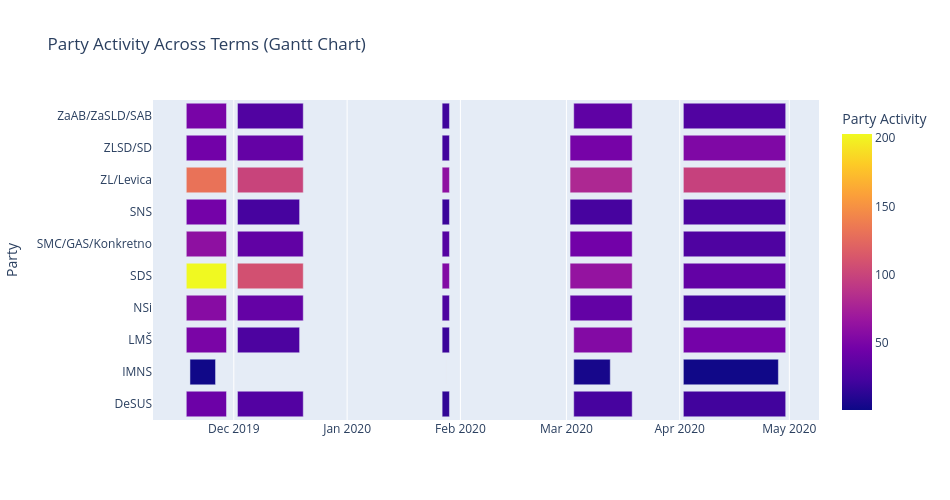

Notebook cell for this chart:
### Code cell
import plotly.express as px
from PIL import Image

def plot_party_activity(df, mode="timeline"):
    if mode=="scatter":  ## Use for sample visualisation, for full dataset, use timeline
        fig = px.scatter(
            activity, 
            x="Start_date", 
            y="Parties", #Can be either Speaker_party for full range of individual parties, or Grouped_parties to emphasise changes in the lifespan of parties 
            size="Speech_count", 
            color="Parties", 
            hover_name="Parties", 
            title="Party activity", 
            labels={"Speech_count": "Speech Count"},
        )
    elif mode=="timeline":
        fig = px.timeline(
            activity,
            x_start="Start_date",
            x_end="End_date",
            y="Parties",
            color="Speech_count",
            title="Party Activity Across Terms (Gantt Chart)",
            labels={"Speech_count": "Party Activity"},
        )
    else:
        raise ValueError("mode must be one of: scatter, bar, heatmap, timeline")
    fig.update_layout(
        height=500,  
        width=950,
        yaxis_title="Party",
        xaxis_title="")
    return fig

#fig.write_image("path.png")


fig = plot_party_activity(activity, mode="timeline")
fig.show()

### Figure 1 — Plotly figure (JSON) as saved in the notebook; plotly's stock layout.template omitted (floating-point values rounded to 4 significant figures)
{"data": [{"base": ["2019-11-18T00:00:00.000000000", "2019-12-02T00:00:00.000000000", "2020-01-27T00:00:00.000000000", "2020-03-03T00:00:00.000000000", "2020-04-02T00:00:00.000000000", "2019-11-19T00:00:00.000000000", "2019-12-02T00:00:00.000000000", "2020-01-28T00:00:00.000000000", "2020-03-03T00:00:00.000000000", "2020-04-02T00:00:00.000000000", "2019-11-18T00:00:00.000000000", "2019-12-02T00:00:00.000000000", "2020-01-27T00:00:00.000000000", "2020-03-03T00:00:00.000000000", "2020-04-02T00:00:00.000000000", "2019-11-18T00:00:00.000000000", "2019-12-02T00:00:00.000000000", "2020-01-27T00:00:00.000000000", "2020-03-02T00:00:00.000000000", "2020-04-02T00:00:00.000000000", "2019-11-18T00:00:00.000000000", "2019-12-02T00:00:00.000000000", "2020-01-27T00:00:00.000000000", "2020-03-02T00:00:00.000000000", "2020-04-02T00:00:00.000000000", "2019-11-18T00:00:00.000000000", "2019-12-02T00:00:00.000000000", "2020-01-27T00:00:00.000000000", "2020-03-02T00:00:00.000000000", "2020-04-02T00:00:00.000000000", "2019-11-18T00:00:00.000000000", "2019-12-02T00:00:00.000000000", "2020-01-27T00:00:00.000000000", "2020-03-02T00:00:00.000000000", "2020-04-02T00:00:00.000000000", "2019-11-18T00:00:00.000000000", "2019-12-02T00:00:00.000000000", "2020-01-27T00:00:00.000000000", "2020-03-02T00:00:00.000000000", "2020-04-02T00:00:00.000000000", "2019-11-18T00:00:00.000000000", "2019-12-02T00:00:00.000000000", "2020-01-27T00:00:00.000000000", "2020-03-02T00:00:00.000000000", "2020-04-02T00:00:00.000000000", "2019-11-18T00:00:00.000000000", "2019-12-02T00:00:00.000000000", "2020-01-27T00:00:00.000000000", "2020-03-03T00:00:00.000000000", "2020-04-02T00:00:00.000000000"], "hovertemplate": "Start_date=%{base}<br>End_date=%{x}<br>Parties=%{y}<br>Party Activity=%{marker.color}<extra></extra>", "legendgroup": "", "marker": {"color": [43, 30, 15, 24, 22, 2, 1, 1, 5, 2, 50, 27, 19, 55, 47, 57, 39, 27, 38, 22, 203, 108, 54, 64, 38, 61, 37, 31, 46, 28, 47, 24, 19, 24, 26, 131, 100, 61, 80, 98, 46, 39, 22, 48, 53, 49, 29, 21, 36, 29], "coloraxis": "coloraxis", "pattern": {"shape": ""}}, "name": "", "orientation": "h", "showlegend": false, "textposition": "auto", "type": "bar", "x": [950400000, 1555200000, 172800000, 1382400000, 2419200000, 604800000, 0, 0, 864000000, 2246400000, 950400000, 1468800000, 172800000, 1382400000, 2419200000, 950400000, 1555200000, 172800000, 1468800000, 2419200000, 950400000, 1555200000, 172800000, 1468800000, 2419200000, 950400000, 1555200000, 172800000, 1468800000, 2419200000, 950400000, 1468800000, 172800000, 1468800000, 2419200000, 950400000, 1555200000, 172800000, 1468800000, 2419200000, 950400000, 1555200000, 172800000, 1468800000, 2419200000, 950400000, 1555200000, 172800000, 1382400000, 2419200000], "xaxis": "x", "y": ["DeSUS", "DeSUS", "DeSUS", "DeSUS", "DeSUS", "IMNS", "IMNS", "IMNS", "IMNS", "IMNS", "LMŠ", "LMŠ", "LMŠ", "LMŠ", "LMŠ", "NSi", "NSi", "NSi", "NSi", "NSi", "SDS", "SDS", "SDS", "SDS", "SDS", "SMC/GAS/Konkretno", "SMC/GAS/Konkretno", "SMC/GAS/Konkretno", "SMC/GAS/Konkretno", "SMC/GAS/Konkretno", "SNS", "SNS", "SNS", "SNS", "SNS", "ZL/Levica", "ZL/Levica", "ZL/Levica", "ZL/Levica", "ZL/Levica", "ZLSD/SD", "ZLSD/SD", "ZLSD/SD", "ZLSD/SD", "ZLSD/SD", "ZaAB/ZaSLD/SAB", "ZaAB/ZaSLD/SAB", "ZaAB/ZaSLD/SAB", "ZaAB/ZaSLD/SAB", "ZaAB/ZaSLD/SAB"], "yaxis": "y"}], "layout": {"barmode": "overlay", "coloraxis": {"colorbar": {"title": {"text": "Party Activity"}}, "colorscale": [[0, "#0d0887"], [0.1111, "#46039f"], [0.2222, "#7201a8"], [0.3333, "#9c179e"], [0.4444, "#bd3786"], [0.5556, "#d8576b"], [0.6667, "#ed7953"], [0.7778, "#fb9f3a"], [0.8889, "#fdca26"], [1, "#f0f921"]]}, "height": 500, "legend": {"tracegroupgap": 0}, "title": {"text": "Party Activity Across Terms (Gantt Chart)"}, "width": 950, "xaxis": {"anchor": "y", "domain": [0, 1], "title": {"text": ""}, "type": "date"}, "yaxis": {"anchor": "x", "domain": [0, 1], "title": {"text": "Party"}}}}
